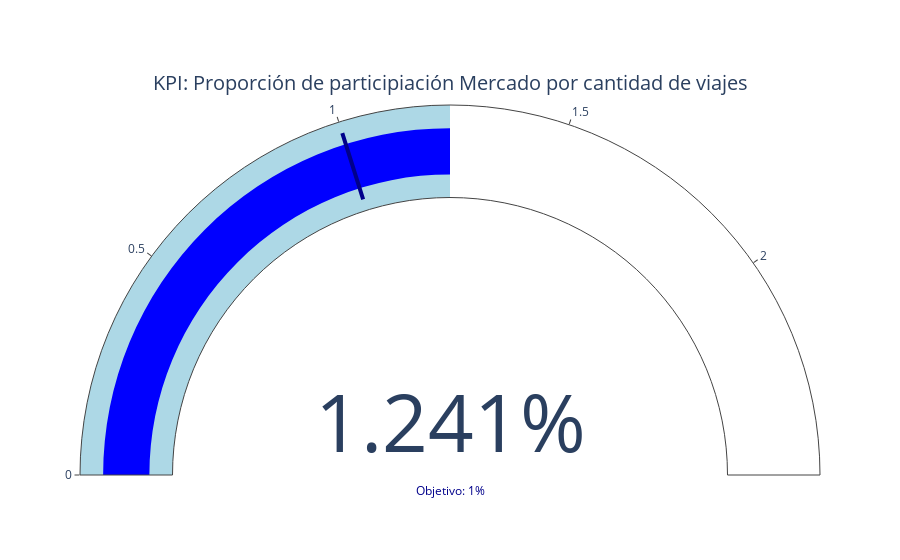

The code cell stored with this chart in its notebook:
### Code cell
# KPI: Proporción de participiación Mercado por cantidad de viajes
# Datos
valor_actual = (cantidad_conv+cantidad_ve)*avg_trips_per_vehicle/total_trips *100  # Valor actual del KPI
rango_max = valor_actual * 2     # Valor máximo del rango
threshold_value = 1
# Crear el gráfico tipo gauge
fig = go.Figure(go.Indicator(
    mode="gauge+number",
    value=valor_actual,
    gauge={
        'axis': {'range': [0, rango_max]},
        'bar': {'color': "blue"},  # Color de la barra del indicador
        'steps': [
            {'range': [0, valor_actual], 'color': "lightblue"},  # Rango bajo
            {'range': [valor_actual, rango_max], 'color': "white"}  # Rango alto
        ],
        'threshold': {
            'line': {'color': "darkblue", 'width': 4},  # Línea del valor umbral
            'thickness': 0.75,
            'value': threshold_value
        }
    },
    number={'suffix': "%"},  # Opcional: agrega unidades como '%', 'kWh', etc.
    title={'text': "KPI: Proporción de participiación Mercado por cantidad de viajes"}  # Título del gráfico
))


# Agregar una anotación para mostrar el valor del threshold
fig.add_annotation(
    x=0.5,  # Posición horizontal en coordenadas del gráfico
    y=0,    # Posición vertical
    text=f"Objetivo: {threshold_value}%",  # Texto que se muestra
    showarrow=False,  # Sin flecha
    font=dict(size=12, color="darkblue"),  # Estilo del texto
    xanchor="center",
    yanchor="top")

# Mostrar el gráfico
fig.show()

### Figure 1 — Plotly figure (JSON) as saved in the notebook; plotly's stock layout.template omitted (floating-point values rounded to 4 significant figures)
{"data": [{"gauge": {"axis": {"range": [0, 2.482]}, "bar": {"color": "blue"}, "steps": [{"color": "lightblue", "range": [0, 1.241]}, {"color": "white", "range": [1.241, 2.482]}], "threshold": {"line": {"color": "darkblue", "width": 4}, "thickness": 0.75, "value": 1}}, "mode": "gauge+number", "number": {"suffix": "%"}, "title": {"text": "KPI: Proporción de participiación Mercado por cantidad de viajes"}, "type": "indicator", "value": 1.241}], "layout": {"annotations": [{"font": {"color": "darkblue", "size": 12}, "showarrow": false, "text": "Objetivo: 1%", "x": 0.5, "xanchor": "center", "y": 0, "yanchor": "top"}]}}
